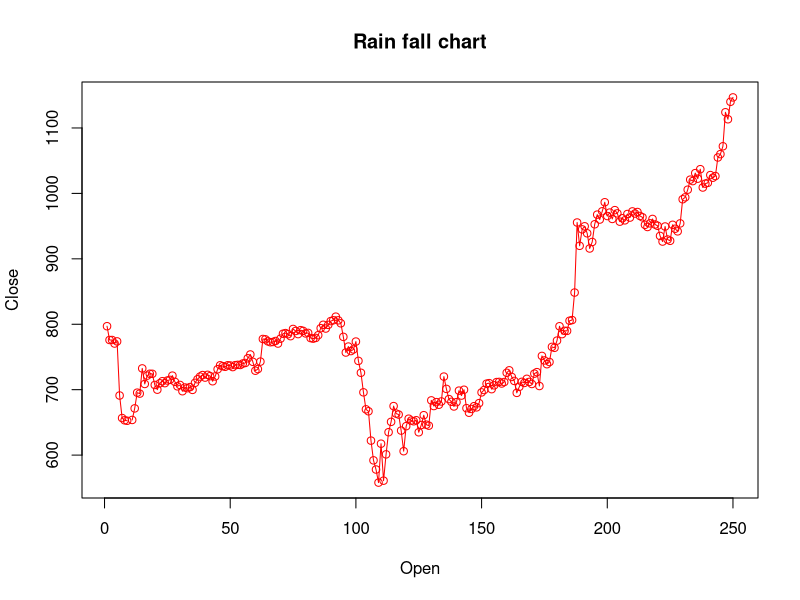

Source code (R):
# Title     : TODO
# Objective : TODO
# Created by: KIIT
# Created on: 13-10-2020

data <- read.csv('Lab8/data.csv')
png('Lab8/chat.jpg')
plot(data$High,type = "o", col = "red", xlab = "Open", ylab = "Close",main = "Rain fall chart")
dev.off();